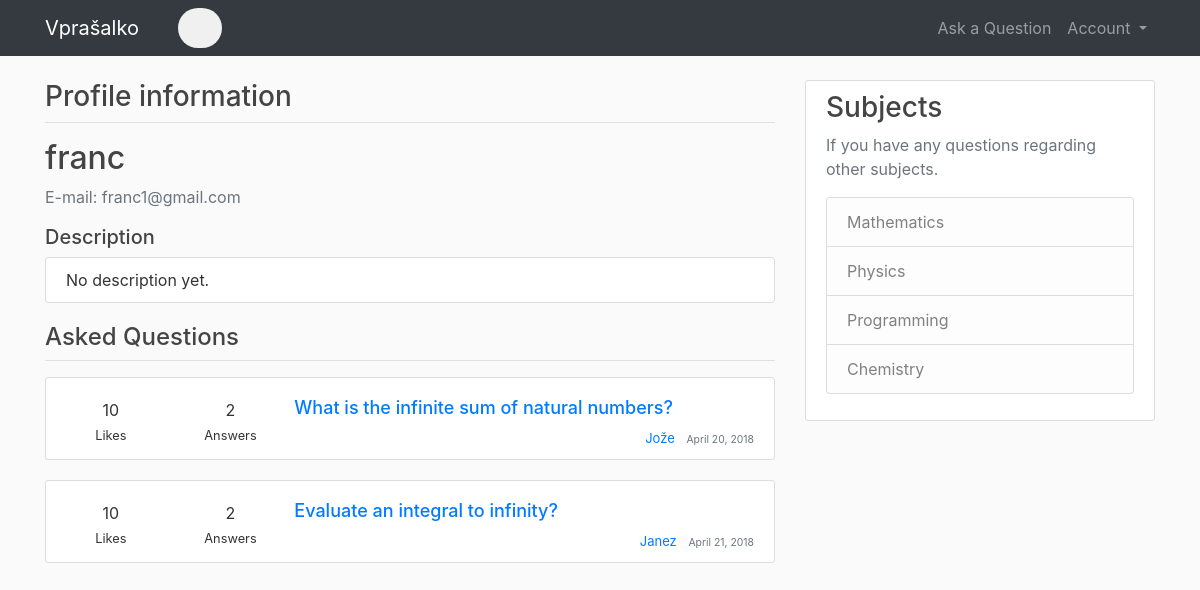
The app's page /profile (signed in) with its own data.
### application/models.py (models this page shows, shortened)
class User(db.Model, UserMixin):
    id = db.Column(db.Integer, primary_key=True)
    username = db.Column(db.String(15), unique=True, nullable=False)
    email = db.Column(db.String(120), unique=True, nullable=False)
    password = db.Column(db.String(20), nullable=False)
    description = db.Column(db.String(300), nullable=False, default="No description yet.")
    questions = db.relationship('Question', backref='author', lazy=True)

### application/routes.py (the view)
@app.route("/profile")
@login_required
def profile():
    return render_template('profile.html', title='Profile', posts=posts)

### application/models.py (called while the page is built)
@login_manager.user_loader
def load_user(user_id):
    return User.query.get(int(user_id))

### application/templates/profile.html
{% extends "layout.html" %}
{% block content %}
    <div class="col-md-8 pd-0 mg-0">
        <div class="forum-title">
            <h3>Profile information</h3>
        </div>
        <hr class="title-line">
        <div class="media">
            <div class="media-body">
                <h2 class="account-heading">{{ current_user.username }}</h2>
                <p class="text-secondary">E-mail: {{ current_user.email }}</p>
                <h5>Description</h5>
                <article class="media content-section">
                    <div class="media-body">
                        {{ current_user.description }}
                    </div>
                </article>
                <h4>Asked Questions</h4>
                <hr class="title-line">
                {% for post in posts %}
                    <article class="media content-section">
                        <div class="media-body">
                            <div class="row">
                                <div class="col-md-2 question-info">
                                    <span class="likes-number">10</span>
                                    <div>
                                        <small>Likes</small>
                                    </div>
                                </div>
                                <div class="col-md-2 question-info">
                                    <span class="answers-number">2</span>
                                    <div>
                                        <small>Answers</small>
                                    </div>
                                </div>
                                <div class="col-md-8 pl-1">
                                    <h3><a class="article-title" href="#">{{ post.title }}</a></h3>
                                    <div class="article-metadata article-info">
                                        <a class="mr-2" href="#">{{ post.author }}</a>
                                        <small class="text-muted">{{ post.date_posted }}</small>
                                    </div>
                                </div>
                            </div>
                        </div>
                    </article>
                {% endfor %}
            </div>
        </div>
    </div>
    <div class="col-md-4 ml-auto">
        <div class="content-section">
            <h3>Subjects</h3>
            <p class="text-muted"> If you have any questions regarding other subjects.
                <ul class="list-group">
                    <li class="list-group-item list-group-item-light">Mathematics</li>
                    <li class="list-group-item list-group-item-light">Physics</li>
                    <li class="list-group-item list-group-item-light">Programming</li>
                    <li class="list-group-item list-group-item-light">Chemistry</li>
                </ul>
            </p>
        </div>
    </div>
{% endblock content %}

### application/templates/layout.html (shortened to what this page needs)
<!DOCTYPE html>
<html lang="en">
<head>
    <link rel="stylesheet" href="https://cdn.jsdelivr.net/npm/bootstrap@4.5.3/dist/css/bootstrap.min.css">
    <link rel="stylesheet" href="/static/style.css">
</head>
<body>
    <header>
        <nav class="navbar navbar-expand-md navbar-dark bg-dark fixed-top">
            <div class="container">
                <a class="navbar-brand mr-4" href="/">Vprašalko</a>
                <div class="collapse navbar-collapse" id="navbarCollapse">
                    <div class="container h-100">
                        <div class="d-flex justify-content-center h-100">
                        <div class="searchbar">
                            <input class="search_input" type="text" name="" placeholder="Search...">
                            <a href="#" class="search_icon"></a>
                        </div>
                        </div>
                    </div>
                    <div class="navbar-nav ml-auto">
                        {% if current_user.is_authenticated %}
                            <a class="nav-item nav-link ask" href="#">Ask a Question</a>
                            <div class="dropdown">
                                <a href="#" class="dropdown-toggle nav-item nav-link" data-toggle="dropdown">Account <b class="caret"></b></a>
                            </div>
                        {% else %}
                            <a class="nav-item nav-link login" href="{{ url_for('login') }}">Login</a>
                            <button class="btn border register-btn btn-outline-secondary" type="button">
                                <a class="nav-item nav-link register" href="{{ url_for('register') }}">Register</a>
                            </button>
                        {% endif %}
                    </div>
                </div>
            </div>
        </nav>
    </header>
    <main class="container">
        <div class="row">
            {% block content %}{% endblock content %}
        </div>
    </main>
</body>
</html>

### application/static/style.css (style rules this page uses)
body { background: #fafafa; color: #333333; margin-top: 5rem; }
h1, h2, h3, h4, h5, h6 { color: #444444; }
.searchbar { margin-bottom: auto; margin-top: auto; height: 40px; background-color: #f0f0f0; border-radius: 30px; padding: 10px; }
.search_input { color: white; border: 0; outline: 0; background: none; width: 0; caret-color:transparent; line-height: 20px; transition: width 0.4s linear; }
.search_icon { height: 20px; width: 20px; float: right; display: flex; justify-content: center; align-items: center; border-radius: 50%; color:white; text-decoration:none; }
.ask { overflow: auto; white-space: nowrap; }
.content-section { background: #ffffff; padding: 10px 20px; border: 1px solid #dddddd; border-radius: 3px; margin-bottom: 20px; }
.title-line { margin-top: 0px; }
.question-info { padding-top: 10px; text-align: center; }
.article-title { font-size: large; text-align: center }
.article-info { text-align: right; font-size: small; }

### records on screen
User: username "franc", email "franc1@gmail.com", description "No description yet."

### other values on screen
{{ post.title }} "What is the infinite sum of natural numbers?" "Evaluate an integral to infinity?"
{{ post.author }} "Jože" "Janez"
{{ post.date_posted }} "April 20, 2018" "April 21, 2018"
